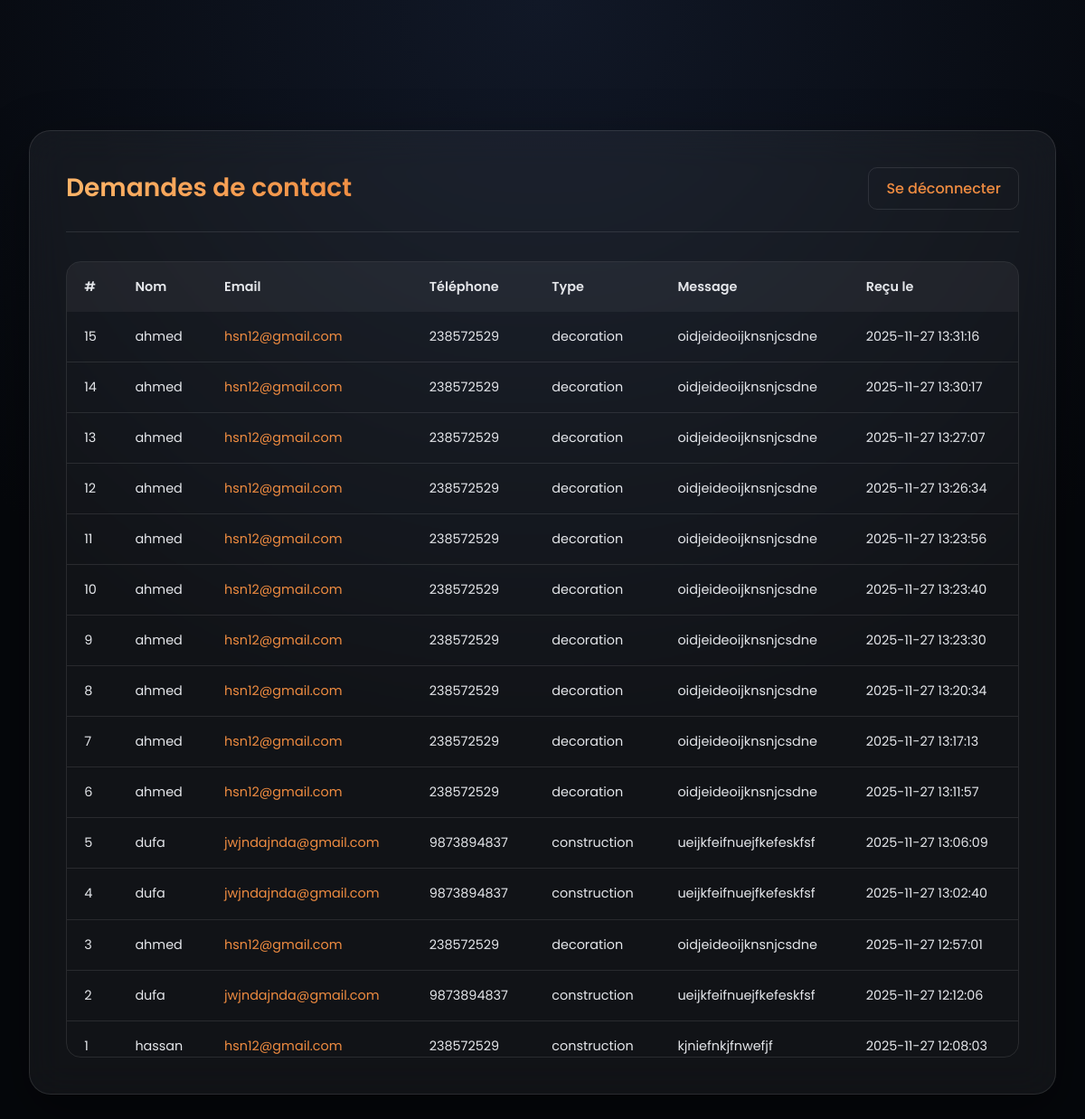
Page /admin.php (signed in) on the committed database.
### tables this page shows
CREATE TABLE `contact_requests` (
  `id` int(10) UNSIGNED NOT NULL,
  `name` varchar(150) NOT NULL,
  `email` varchar(150) NOT NULL,
  `phone` varchar(60) DEFAULT NULL,
  `project_type` varchar(60) DEFAULT NULL,
  `message` text NOT NULL,
  `created_at` datetime NOT NULL DEFAULT current_timestamp()
);

### admin.php (the view, shortened to what this page needs)
<?php
require_once __DIR__ . '/config.php';
$error = null;
$isAuthenticated = !empty($_SESSION['atlas_admin']);
$requests = [];
if ($isAuthenticated) {
    $stmt = $pdo->query('SELECT id, name, email, phone, project_type, message, created_at FROM contact_requests ORDER BY created_at DESC');
    $requests = $stmt->fetchAll();
}
?>
<!DOCTYPE html>
<html lang="fr">
<head>
</head>
<body>
    <?php if (!$isAuthenticated): ?>
        <div class="login-container">
            <div class="panel">
                <div class="login-header">
                    <h1>Administration</h1>
                    <p>Connectez-vous pour accéder au tableau de bord</p>
                </div>
                <?php if ($error): ?>
                    <div class="alert error"><?php echo htmlspecialchars($error, ENT_QUOTES, 'UTF-8'); ?></div>
                <?php endif; ?>
                <form method="POST" class="login-form">
                    <div class="form-group">
                        <label for="username">Nom d'utilisateur</label>
                        <input type="text" id="username" name="username" placeholder="Entrez votre nom d'utilisateur" required autofocus>
                    </div>
                    <div class="form-group">
                        <label for="password">Mot de passe</label>
                        <input type="password" id="password" name="password" placeholder="Entrez votre mot de passe" required>
                    </div>
                    <button type="submit" class="login-btn">Se connecter</button>
                </form>
            </div>
        </div>
    <?php else: ?>
        <div class="dashboard-panel">
            <div class="top-bar">
                <h1>Demandes de contact</h1>
                <a href="?logout=1" class="logout-link">Se déconnecter</a>
            </div>
            <?php if (empty($requests)): ?>
                <div class="alert success">Aucune demande enregistrée pour le moment.</div>
            <?php else: ?>
                <div class="table-wrapper">
                    <table>
                        <thead>
                            <tr>
                                <th>#</th>
                                <th>Nom</th>
                                <th>Email</th>
                                <th>Téléphone</th>
                                <th>Type</th>
                                <th>Message</th>
                                <th>Reçu le</th>
                            </tr>
                        </thead>
                        <tbody>
                            <?php foreach ($requests as $req): ?>
                                <tr>
                                    <td><?php echo (int)$req['id']; ?></td>
                                    <td><?php echo htmlspecialchars($req['name'], ENT_QUOTES, 'UTF-8'); ?></td>
                                    <td><a href="mailto:<?php echo htmlspecialchars($req['email'], ENT_QUOTES, 'UTF-8'); ?>"><?php echo htmlspecialchars($req['email'], ENT_QUOTES, 'UTF-8'); ?></a></td>
                                    <td><?php echo htmlspecialchars($req['phone'] ?? '-', ENT_QUOTES, 'UTF-8'); ?></td>
                                    <td><?php echo htmlspecialchars($req['project_type'] ?? '-', ENT_QUOTES, 'UTF-8'); ?></td>
                                    <td><?php echo nl2br(htmlspecialchars($req['message'], ENT_QUOTES, 'UTF-8')); ?></td>
                                    <td><?php echo htmlspecialchars($req['created_at'], ENT_QUOTES, 'UTF-8'); ?></td>
                                </tr>
                            <?php endforeach; ?>
                        </tbody>
                    </table>
                </div>
            <?php endif; ?>
        </div>
    <?php endif; ?>
</body>
</html>

### admin.php (style rules this page uses)
* { margin: 0; padding: 0; box-sizing: border-box; }
:root { --primary: #ef8c41; --primary-dark: #c46b28; --bg-dark: #080b11; --bg-soft: #0f141d; --text: #e5e7eb; --text-muted: #9ca3af; --border: rgba(255, 255, 255, 0.1); --error: #ff6b6b; --success: #51cf66; }
body { font-family: 'Poppins', -apple-system, BlinkMacSystemFont, 'Segoe UI', sans-serif; min-height: 100vh; background: radial-gradient(circle at top, #111827, #05070b 55%); color: var(--text); display: flex; align-items: center; justify-content: center; padding: 2rem; line-height: 1.6; }
.dashboard-panel { background: rgba(255, 255, 255, 0.05); backdrop-filter: blur(20px); border: 1px solid var(--border); border-radius: 24px; padding: 2.5rem; box-shadow: 0 20px 60px rgba(0, 0, 0, 0.4); width: min(1200px, 100%); }
.top-bar { display: flex; justify-content: space-between; align-items: center; gap: 1rem; flex-wrap: wrap; margin-bottom: 2rem; padding-bottom: 1.5rem; border-bottom: 1px solid var(--border); }
.top-bar h1 { font-size: 1.75rem; font-weight: 600; background: linear-gradient(135deg, #ffb76b, #ef8c41); -webkit-background-clip: text; -webkit-text-fill-color: transparent; background-clip: text; }
.logout-link { color: var(--primary); text-decoration: none; font-weight: 500; padding: 0.6rem 1.2rem; border: 1px solid var(--border); border-radius: 10px; transition: all 0.3s ease; }
.table-wrapper { max-height: 65vh; overflow: auto; border-radius: 16px; border: 1px solid var(--border); }
table { width: 100%; border-collapse: collapse; font-size: 0.9rem; }
th, td { padding: 1rem 1.2rem; text-align: left; vertical-align: top; }
th { background: rgba(255, 255, 255, 0.05); font-weight: 600; color: var(--text); position: sticky; top: 0; z-index: 10; }
tbody tr { border-bottom: 1px solid var(--border); transition: background 0.2s ease; }
tbody tr:last-child { border-bottom: none; }
td a { color: var(--primary); text-decoration: none; }

### rows in the picture
contact_requests: id "15", name "ahmed", email "hsn12@gmail.com", phone "238572529", project_type "decoration", message "oidjeideoijknsnjcsdne", created_at "2025-11-27 13:31:16"
contact_requests: id "14", name "ahmed", email "hsn12@gmail.com", phone "238572529", project_type "decoration", message "oidjeideoijknsnjcsdne", created_at "2025-11-27 13:30:17"
contact_requests: id "13", name "ahmed", email "hsn12@gmail.com", phone "238572529", project_type "decoration", message "oidjeideoijknsnjcsdne", created_at "2025-11-27 13:27:07"
contact_requests: id "12", name "ahmed", email "hsn12@gmail.com", phone "238572529", project_type "decoration", message "oidjeideoijknsnjcsdne", created_at "2025-11-27 13:26:34"
contact_requests: id "11", name "ahmed", email "hsn12@gmail.com", phone "238572529", project_type "decoration", message "oidjeideoijknsnjcsdne", created_at "2025-11-27 13:23:56"
contact_requests: id "10", name "ahmed", email "hsn12@gmail.com", phone "238572529", project_type "decoration", message "oidjeideoijknsnjcsdne", created_at "2025-11-27 13:23:40"
contact_requests: id "9", name "ahmed", email "hsn12@gmail.com", phone "238572529", project_type "decoration", message "oidjeideoijknsnjcsdne", created_at "2025-11-27 13:23:30"
contact_requests: id "8", name "ahmed", email "hsn12@gmail.com", phone "238572529", project_type "decoration", message "oidjeideoijknsnjcsdne", created_at "2025-11-27 13:20:34"
contact_requests: id "7", name "ahmed", email "hsn12@gmail.com", phone "238572529", project_type "decoration", message "oidjeideoijknsnjcsdne", created_at "2025-11-27 13:17:13"
contact_requests: id "6", name "ahmed", email "hsn12@gmail.com", phone "238572529", project_type "decoration", message "oidjeideoijknsnjcsdne", created_at "2025-11-27 13:11:57"
contact_requests: id "5", name "dufa", email "jwjndajnda@gmail.com", phone "9873894837", project_type "construction", message "ueijkfeifnuejfkefeskfsf", created_at "2025-11-27 13:06:09"
contact_requests: id "4", name "dufa", email "jwjndajnda@gmail.com", phone "9873894837", project_type "construction", message "ueijkfeifnuejfkefeskfsf", created_at "2025-11-27 13:02:40"
contact_requests: id "3", name "ahmed", email "hsn12@gmail.com", phone "238572529", project_type "decoration", message "oidjeideoijknsnjcsdne", created_at "2025-11-27 12:57:01"
contact_requests: id "2", name "dufa", email "jwjndajnda@gmail.com", phone "9873894837", project_type "construction", message "ueijkfeifnuejfkefeskfsf", created_at "2025-11-27 12:12:06"
contact_requests: id "1", name "hassan", email "hsn12@gmail.com", phone "238572529", project_type "construction", message "kjniefnkjfnwefjf", created_at "2025-11-27 12:08:03"
